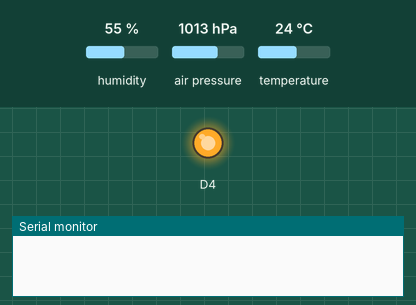
Bench run of a sketch on a simulated ESP8266 (NodeMCU). On the bench: output pins drawn as LEDs (lit = HIGH, except the on-board LED, lit = LOW), the last lines printed to the serial monitor. The test bench sets the inputs (shaded band); at power-on: humidity 55 %, air pressure 1013 hPa, temperature 24 °C. WiFi joins after 1.5 s; servers stay silent unless stated; uploads are accepted with an empty reply.

Above: at 0.0 s.
At 5.1 s:
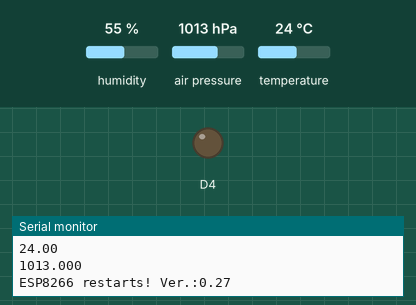
Timing chart, 0 to 6.6 s (numbered marks = the images above):
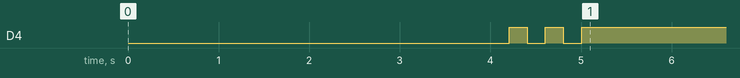

The sketch:

Zimmer_Temperaturlogger027.ino
```cpp
//Thingspeak : rofo90@trash-mail.com PW : Internet1

//#define Version 0.26 //Umstellung auf BME680
#define Version 0.27 //include CO2 Monitor

//#define _DEBUG_
#include <Adafruit_BME680.h>
#include <ESP8266WiFi.h>
#include <ESP8266mDNS.h>
#include <WiFiUdp.h>
#include <ArduinoOTA.h>
#define SEALEVELPRESSURE_HPA (1013.25)
#define SSID "FRITZ!Box 7490-1"
#define SSID_PASSWORD "07023708331231881462"

Adafruit_BME680 bme; // I2C

// ThingSpeak Settings
const int channelID = 1017554;
String writeAPIKey = "UV4I7X3G8KVW0K83"; // write API key for your ThingSpeak Channel
const char* server = "api.thingspeak.com";

WiFiClient client;
unsigned long delayTime;
String API = "SD401ZMAAGU5CO5N";
long previousMillis = 0;
long Twitterinterval = 60 * 60 * 1000;// jede Stunde einen Tweet
bool flag;

void setup() {
  delay(2500);
  Serial.begin(115200);
  pinMode(BUILTIN_LED, OUTPUT);
  Serial.println(F("BME680 test"));

  bool status;
  Wire.begin(D6, D5);
  status = bme.begin();
  if (!status) {
    Serial.println("Could not find a valid BME680 sensor, check wiring!");
    while (1);
  }
  // Set up oversampling and filter initialization
  bme.setTemperatureOversampling(BME680_OS_8X);
  bme.setHumidityOversampling(BME680_OS_2X);
  bme.setPressureOversampling(BME680_OS_4X);
  bme.setIIRFilterSize(BME680_FILTER_SIZE_3);
  bme.setGasHeater(320, 150); // 320*C for 150 ms

  WiFi.mode(WIFI_STA);
  WiFi.hostname("ESP8266-Temperaturlogger");
  WiFi.begin(SSID, SSID_PASSWORD);
  while (WiFi.waitForConnectResult() != WL_CONNECTED) {
    Serial.println("Connection Failed! Rebooting...");
    delay(5000);
    ESP.restart();
  }
  ArduinoOTA.setHostname("Temperaturlogger");
  bme.readTemperature();

  flag = true;
  bme.gas_resistance;  //dummyread
  ArduinoOTA.begin();
  Serial.println("Ready");
  Serial.print("IP address: ");
  Serial.println(WiFi.localIP());
  delay(200);
  digitalWrite(BUILTIN_LED, !digitalRead(BUILTIN_LED));
  delay(200);
  digitalWrite(BUILTIN_LED, !digitalRead(BUILTIN_LED));
  delay(200);
  digitalWrite(BUILTIN_LED, !digitalRead(BUILTIN_LED));
  delay(200);
  digitalWrite(BUILTIN_LED, !digitalRead(BUILTIN_LED));
  delay(200);
  digitalWrite(BUILTIN_LED, !digitalRead(BUILTIN_LED));
}


void loop() {
  Serial.println(bme.readTemperature());
  Serial.println(String(bme.readPressure() / 100, 3));
  if ((millis() - previousMillis > Twitterinterval) || (flag == true)) {
    previousMillis = millis();
    if (flag == true) {
      flag = false;
      SendTweet("ESP8266 restarts! Ver.:" + String(Version));
    }
    SendTweet("Temperatur :" + String(bme.readTemperature()) + "C    Luftfeuchte :" + String(bme.readHumidity()) +
              "  Luftdruck :" + String(bme.readPressure() / 100, 3) + "mBar" + "  Luftqualität :" + String(bme.gas_resistance / 1000, 1) + "kOhm");
  }
  long zeitalt = millis() + 60000;
  while (millis() < zeitalt)
  {
    ArduinoOTA.handle();
    yield();
  }
  Thinkspeak();
}

void Thinkspeak() {
  if (client.connect(server, 80)) {
    // Construct API request body
    String body = "field1=";
    body += String(bme.readTemperature());
    body += "&field2=";
    body += String(bme.readPressure() / 100, 3);
    body += "&field3=";
    body += String(bme.readHumidity());
    body += "&field4=";
    body += String(Version);
    body += "&field5=";
    body += String(bme.gas_resistance);
    client.print("POST /update HTTP/1.1\n");
    client.print("Host: api.thingspeak.com\n");
    client.print("Connection: close\n");
    client.print("X-THINGSPEAKAPIKEY: " + writeAPIKey + "\n");
    client.print("Content-Type: application/x-www-form-urlencoded\n");
    client.print("Content-Length: ");
    client.print(body.length());
    client.print("\n\n");
    client.print(body);
    client.print("\n\n");
    delay(1000);
    client.stop();
  }
}

void SendTweet(String Tweet) {
  Serial.println(Tweet);//Serielle Ausgabe
  Tweet.replace(" ", "%20");//Leerzeichen für Twitter eingügen
  if (client.connect("184.106.153.149", 80))
  {
    Serial.println("Sende zu Twitter");
    client.print("GET /apps/thingtweet/1/statuses/update?key=" + API + "&status=" + Tweet + " HTTP/1.1\r\n");
    client.print("Host: api.thingspeak.com\r\n");
    client.print("Accept: */*\r\n");
    client.print("User-Agent: Mozilla/4.0 (compatible; esp8266 Lua; Windows NT 5.1)\r\n");
    client.print("\r\n");
  }
  while (client.available()) {
    char c = client.read();
    Serial.print(c);
  }
  // if the server's disconnected, stop the client:
  if (!client.connected()) {
    Serial.println();
    Serial.println("disconnecting.");
    client.stop();
  }
}
```
